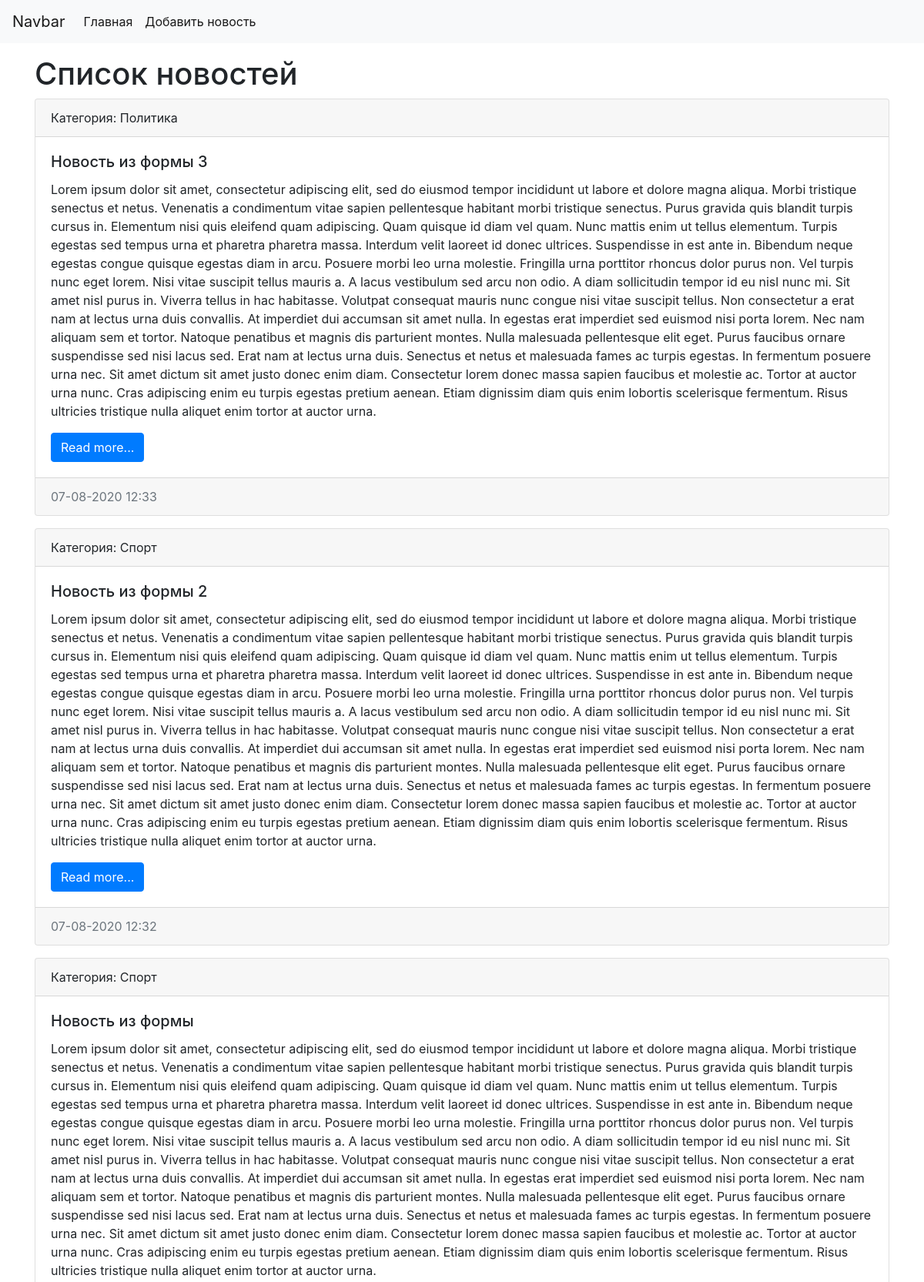
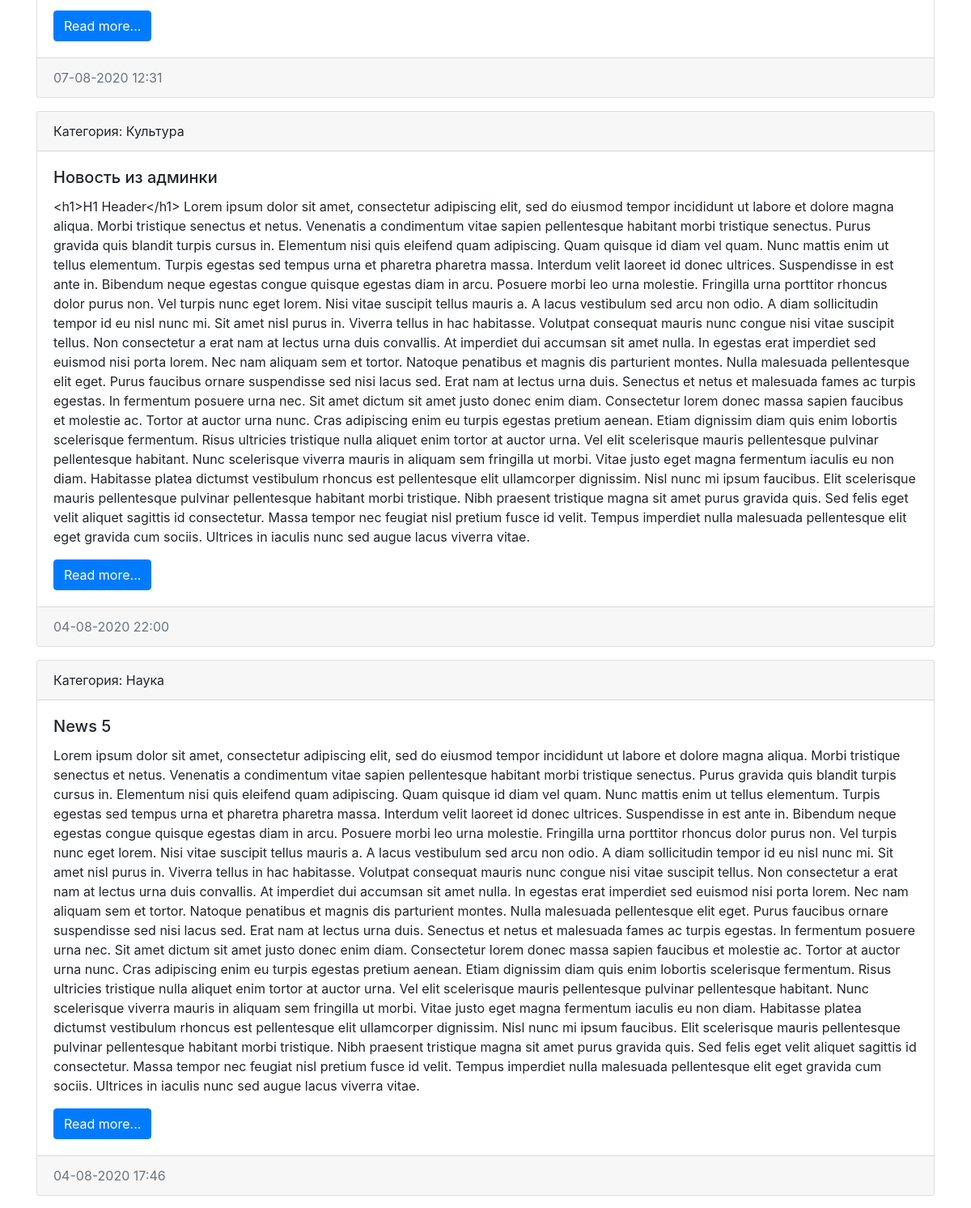
The page / (upper part) on the database its author committed (2 pictures, top to bottom).
### news/models.py (models this page shows, shortened)
class News(models.Model):
    objects = None
    title = models.CharField(max_length=255, verbose_name='Наименование')
    content = models.TextField(blank=True, verbose_name='Контент')
    created_at = models.DateTimeField(auto_now_add=True, verbose_name='Дата публикации')
    update_at = models.DateTimeField(auto_now=True, verbose_name='Дата обновления')
    photo = models.ImageField(upload_to='photos/%Y/%m/%d/', verbose_name='Фото', blank=True)
    is_published = models.BooleanField(default=True, verbose_name='Опубликовано')
    category = models.ForeignKey('Categories', on_delete=models.PROTECT, null=True, verbose_name='Категория')
    class Meta:
        verbose_name = 'Новость'
        verbose_name_plural = 'Новости'
        ordering = ['-created_at']

class Categories(models.Model):
    title = models.CharField(max_length=255, verbose_name='Наименование', db_index=True)
    def __str__(self):
        return self.title
    class Meta:
        verbose_name = 'Категория'
        verbose_name_plural = 'Категории'
        ordering = ['title']

### news/views.py (the view)
# urls.py: path('', index, name='home'),
def index(request):
    news = News.objects.all()
    context = {
        'news': news,
        'title': 'Список новостей',
    }
    return render(request, 'news/index.html', context=context)

### news/templates/news/index.html (shortened to what this page needs)
<!doctype html>
<html lang="en">
<head>
    <link rel="stylesheet" href="https://stackpath.bootstrapcdn.com/bootstrap/4.5.1/css/bootstrap.min.css"
>
</head>
<body>
    <nav class="navbar navbar-expand-lg navbar-light bg-light">
        <a class="navbar-brand" href="/">Navbar</a>
        <div class="collapse navbar-collapse" id="navbarSupportedContent">
            <ul class="navbar-nav mr-auto">
                <li class="nav-item active"><a class="nav-link" href="/">Главная</a></li>
                <li class="nav-item active"><a class="nav-link" href="/">Добавить новость</a></li>
            </ul>
        </div>
    </nav>
    <div class="container mt-3">
        <h1>{{ title }}</h1>
        <div class="row">
            <div class="col-md-12">
                {% for item in news %}
                    <div class="card mb-3">
                        <div class="card-header">
                            Категория: {{ item.category }}
                        </div>
                        <div class="card-body">
                            <h5 class="card-title">{{ item.title }}</h5>
                            <p class="card-text">{{ item.content }}</p>
                            <a href="#" class="btn btn-primary">Read more...</a>
                        </div>
                        <div class="card-footer text-muted">
                            {{ item.created_at|date:"d-m-Y H:i" }}
                        </div>
                    </div>
                {% endfor %}
            </div>
        </div>
    </div>
</body>
</html>

### rows shown on the page
News: category "Политика", title "Новость из формы 3", content "Lorem ipsum dolor sit amet, consectetur adipiscing elit, sed do eiusmod tempor incididunt ut labore et dolore magna aliqua. Morbi tristique senectus et netus. Venenatis a condimentum vitae sapien pellentesque habitant morbi tristique senectus. Purus gravida quis blandit turpis cursus in. Elementum nisi quis eleifend quam adipiscing. Quam quisque id diam vel quam. Nunc mattis enim ut tellus elementum. Turpis egestas sed tempus urna et pharetra pharetra massa. Interdum velit laoreet id donec ultrices. Suspendisse in est ante in. Bibendum neque egestas congue quisque egestas diam in arcu. Posuere morbi leo urna molestie. Fringilla urna porttitor rhoncus dolor purus non. Vel turpis nunc eget…", created_at "07-08-2020 12:33"
News: category "Спорт", title "Новость из формы 2", content "Lorem ipsum dolor sit amet, consectetur adipiscing elit, sed do eiusmod tempor incididunt ut labore et dolore magna aliqua. Morbi tristique senectus et netus. Venenatis a condimentum vitae sapien pellentesque habitant morbi tristique senectus. Purus gravida quis blandit turpis cursus in. Elementum nisi quis eleifend quam adipiscing. Quam quisque id diam vel quam. Nunc mattis enim ut tellus elementum. Turpis egestas sed tempus urna et pharetra pharetra massa. Interdum velit laoreet id donec ultrices. Suspendisse in est ante in. Bibendum neque egestas congue quisque egestas diam in arcu. Posuere morbi leo urna molestie. Fringilla urna porttitor rhoncus dolor purus non. Vel turpis nunc eget…", created_at "07-08-2020 12:32"
News: category "Спорт", title "Новость из формы", content "Lorem ipsum dolor sit amet, consectetur adipiscing elit, sed do eiusmod tempor incididunt ut labore et dolore magna aliqua. Morbi tristique senectus et netus. Venenatis a condimentum vitae sapien pellentesque habitant morbi tristique senectus. Purus gravida quis blandit turpis cursus in. Elementum nisi quis eleifend quam adipiscing. Quam quisque id diam vel quam. Nunc mattis enim ut tellus elementum. Turpis egestas sed tempus urna et pharetra pharetra massa. Interdum velit laoreet id donec ultrices. Suspendisse in est ante in. Bibendum neque egestas congue quisque egestas diam in arcu. Posuere morbi leo urna molestie. Fringilla urna porttitor rhoncus dolor purus non. Vel turpis nunc eget…", created_at "07-08-2020 12:31"
News: category "Культура", title "Новость из админки", content "<h1>H1 Header</h1> Lorem ipsum dolor sit amet, consectetur adipiscing elit, sed do eiusmod tempor incididunt ut labore et dolore magna aliqua. Morbi tristique senectus et netus. Venenatis a condimentum vitae sapien pellentesque habitant morbi tristique senectus. Purus gravida quis blandit turpis cursus in. Elementum nisi quis eleifend quam adipiscing. Quam quisque id diam vel quam. Nunc mattis enim ut tellus elementum. Turpis egestas sed tempus urna et pharetra pharetra massa. Interdum velit laoreet id donec ultrices. Suspendisse in est ante in. Bibendum neque egestas congue quisque egestas diam in arcu. Posuere morbi leo urna molestie. Fringilla urna porttitor rhoncus dolor purus non. Vel…", created_at "04-08-2020 22:00"
News: category "Наука", title "News 5", content "Lorem ipsum dolor sit amet, consectetur adipiscing elit, sed do eiusmod tempor incididunt ut labore et dolore magna aliqua. Morbi tristique senectus et netus. Venenatis a condimentum vitae sapien pellentesque habitant morbi tristique senectus. Purus gravida quis blandit turpis cursus in. Elementum nisi quis eleifend quam adipiscing. Quam quisque id diam vel quam. Nunc mattis enim ut tellus elementum. Turpis egestas sed tempus urna et pharetra pharetra massa. Interdum velit laoreet id donec ultrices. Suspendisse in est ante in. Bibendum neque egestas congue quisque egestas diam in arcu. Posuere morbi leo urna molestie. Fringilla urna porttitor rhoncus dolor purus non. Vel turpis nunc eget…", created_at "04-08-2020 17:46"

### other values the page prints
{{ title }} "Список новостей"
